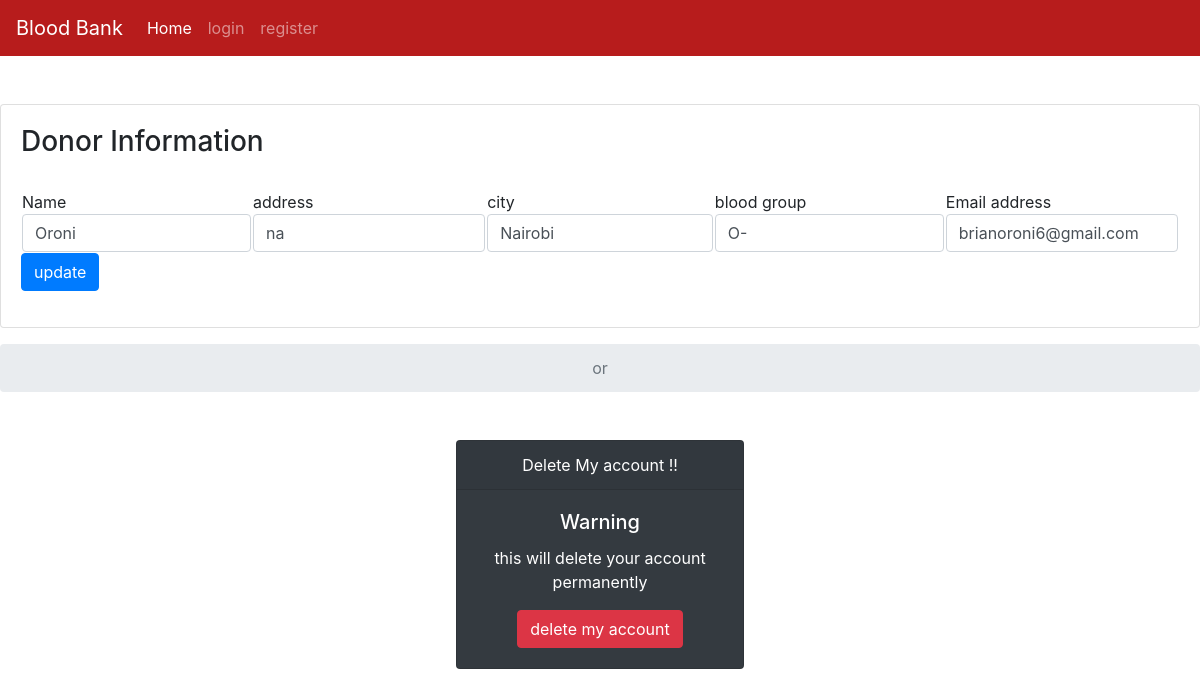
Screenshot of /myprofile/brianoroni6@gmail.com with the database file from the repository.
### tables this page shows
CREATE TABLE users (lastdonation TEXT,frequency TEXT,totaldonation INTEGER,monthssincefirst TEXT,name TEXT, addr TEXT, city TEXT, pin TEXT, bg TEXT,email TEXT UNIQUE, pass TEXT);

### app.py (the view, shortened to what this page needs)
@app.route("/myprofile/<email>", methods=('GET', 'POST'))
def myprofile(email):
    msg = ""
    if request.method == 'GET':
        con = sqlite3.connect('database.db')
        con.row_factory = sqlite3.Row
        cur = con.cursor()
        cur.execute("select * from users where email=?", (email, ))
        rows = cur.fetchall()
        return render_template("myprofile.html", rows=rows)

### templates/myprofile.html (shortened to what this page needs)
{% extends "base.html" %} {% block content %} {%for row in rows%}
<center>
    <div class="card text-left mt-5">
        <div class="card-body">
            <form action="{{url_for('myprofile',email=session['username'])}}" method="POST">
                <div class="form-group">
                    <h3>Donor Information</h3>
                    <table>
                        <tr>
                            <td>Name</td>
                            <td>address</td>
                            <td>city</td>
                            <td>blood group</td>
                            <td>Email address</td>
                        </tr>
                        <tr>
                            <td> <input type="text" class="form-control" name="name" value="{{row['name']}}" required/></td>
                            <td><input type="text" name="addr" class="form-control" value="{{row['addr']}}" required/></td>
                            <td><input type="text" name="city" class="form-control" value="{{row['city']}}" required/></td>
                            <td><input type="text" name="bg" class="form-control" value="{{row['bg']}}" required/></td>
                            <td><input type="email" name="email" class="form-control" value="{{row['email']}}" required/></td>
                            <input type="text" name="pin" class="form-control" value="{{row['pin']}}" required hidden/><br>
                        </tr>
                    </table>
                    <input type="submit" value="update" class="btn btn-primary" /><br>
                </div>
            </form>
        </div>
    </div>
</center>
<center>
    <nav aria-label="breadcrumb  ">
        <ol class="breadcrumb mt-3 justify-content-center">
            <li class="breadcrumb-item active" aria-current="page">or</li>
        </ol>
    </nav>
    <div class="card text-white bg-dark mb-3 mt-5" style="max-width: 18rem;">
        <div class="card-header">Delete My account !!</div>
        <div class="card-body">
            <h5 class="card-title">Warning</h5>
            <p class="card-text">this will delete your account permanently</p>
            <a class="btn btn-danger" data-toggle="modal" data-target="#exampleModalCenter">delete my account</a>
        </div>
    </div>
</center>
{%endfor%} {% with messages = get_flashed_messages() %} {%if messages%} {%for mess in messages%} {{mess}} {%endfor%} {%endif%} {% endwith %} {% endblock %}

### rows the page displays
users: name "Oroni", addr "na", city "Nairobi", bg "O-", email "brianoroni6@gmail.com"
